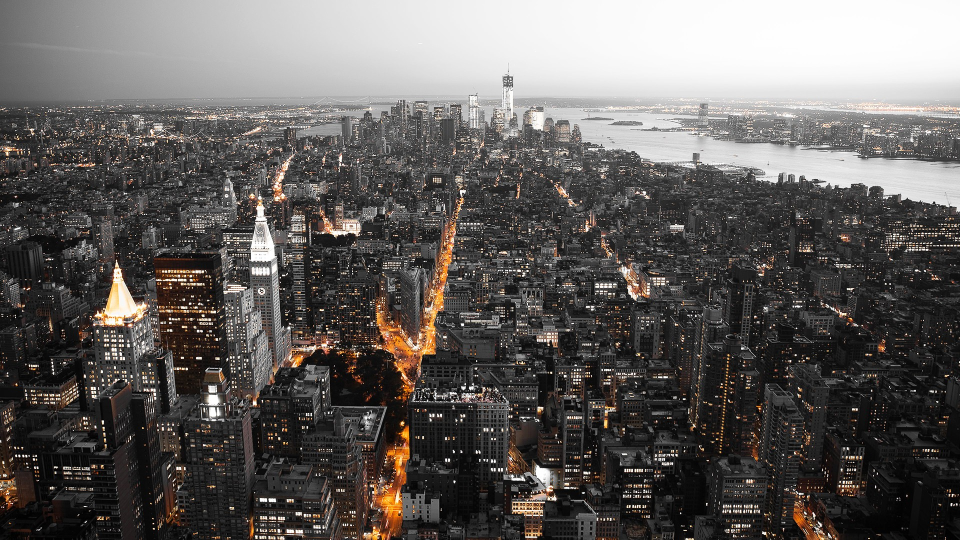
#> input picture pic1920_1080.jpg, 1920 x 1080 px (shown at 1/2 size)
$ python -i Stitcher.py   (imports and definitions only)
#> lines starting #> are read from the running program, lines starting #| are printed output that depends on the picture
import numpy as np
import cv2

class Stitcher:

    #拼接函数
    def stitch(self, images, ratio=0.75, reprojThresh=4.0,showMatches=False):
        #获取输入图片
        (imageB, imageA) = images
        #检测A、B图片的SIFT关键特征点，并计算特征描述子
        (kpsA, featuresA) = self.detectAndDescribe(imageA)
        (kpsB, featuresB) = self.detectAndDescribe(imageB)

        # 匹配两张图片的所有特征点，返回匹配结果
        M = self.matchKeypoints(kpsA, kpsB, featuresA, featuresB, ratio, reprojThresh)

        # 如果返回结果为空，没有匹配成功的特征点，退出算法
        if M is None:
            return None

        # 否则，提取匹配结果
        # H是3x3视角变换矩阵
        (matches, H, status) = M
        # 将图片A进行视角变换，result是变换后图片
        result = cv2.warpPerspective(imageA, H, (imageA.shape[1] + imageB.shape[1], imageA.shape[0]))
        self.cv_show('result', result)
        # 将图片B传入result图片最左端
        result[0:imageB.shape[0], 0:imageB.shape[1]] = imageB
        self.cv_show('result', result)
        # 检测是否需要显示图片匹配
        if showMatches:
            # 生成匹配图片
            vis = self.drawMatches(imageA, imageB, kpsA, kpsB, matches, status)
            # 返回结果
            return (result, vis)

        # 返回匹配结果
        return result
    # [68 lines left out: functions cv_show, detectAndDescribe, matchKeypoints, drawMatches, not called in this run]

>>> import cv2
>>> picture = cv2.imread('../pic1920_1080.jpg', cv2.IMREAD_GRAYSCALE)
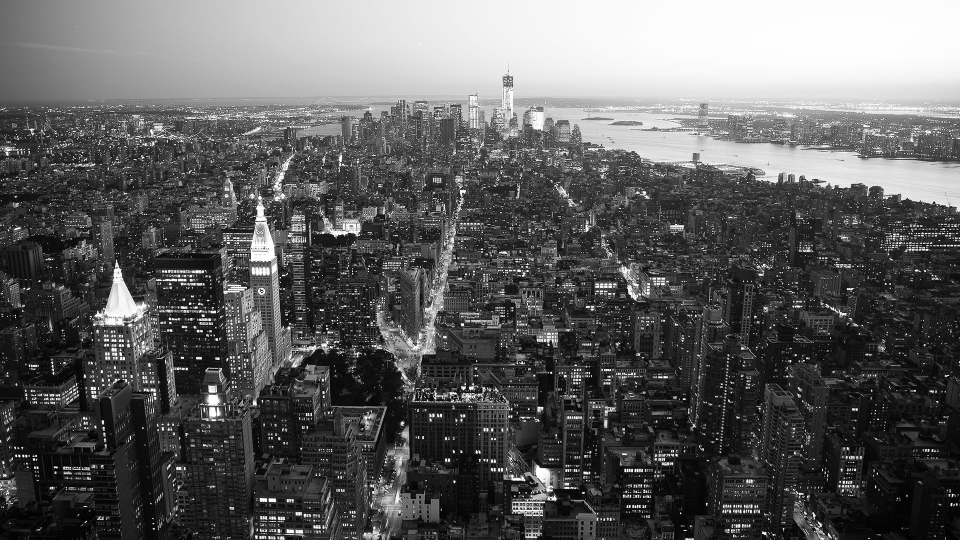
#> picture: shape (1080, 1920) (shown at 1/2 size); min 0, max 255, mean 94.6
>>> result = Stitcher().stitch(picture)
#> (the run stopped early here; a loop or call above may not have finished)
